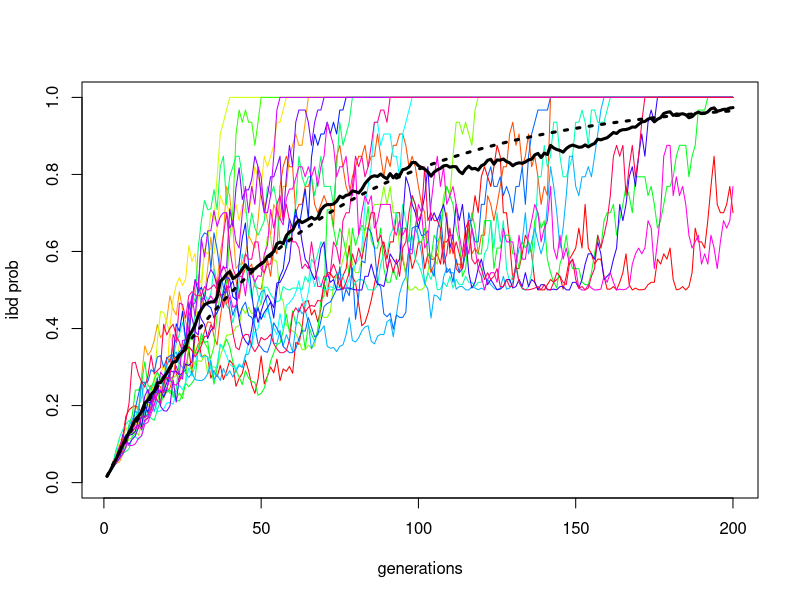

The R source for this figure:
# Pop size
N <- 30

# Number of generations
ngens <- 200

# Number of populations
npops <- 20

# Create a matrix to store results.
# Each row will be a generation and each column, a population.

P <- matrix(nrow = ngens, ncol = npops) 

for(i in 1:npops) {
  
  pop <- seq(1:(2*N))

  P[1, i] <- sum((table(pop)/(2*N))^2)
  
  for(j in 2:ngens) {
    pop <- sample(pop, replace = TRUE)
    P[j, i]  <- sum((table(pop)/(2*N))^2)
  }
}

# Population trajectories
plot(NA, type = "n", xlim = c(1, ngens), ylim = c(0, 1), 
     xlab = "generations", ylab = "ibd prob")

for (i in 1:npops)
  lines(P[, i], col = rainbow(npops)[i])

# plot the mean ibd across generations (rows)
lines(rowMeans(P), lwd=3)

##### Theoretical line for timecourse of IBD

# Ft = 1 - ( 1 - 1/2N)^t

ibd.th <- numeric()
for(t in 1:ngens)
ibd.th[t] <- 1 - ( 1- 1/(2*N))^t
lines(ibd.th, lty=3, lwd=3)


